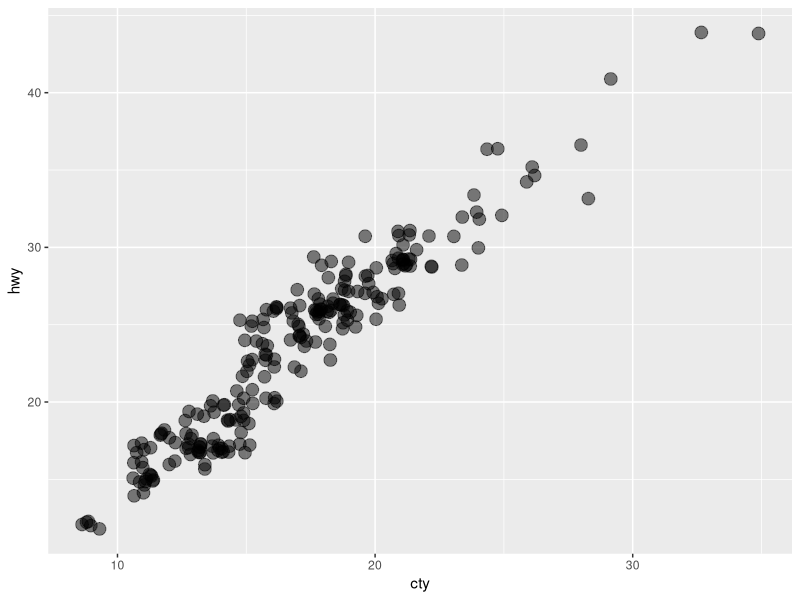

Write the R code that produced this figure.
## ---- chunk 1
library(tidyverse)

ggplot(mpg) +
  geom_jitter(aes(cty, hwy), size = 4, alpha = 0.5) 
